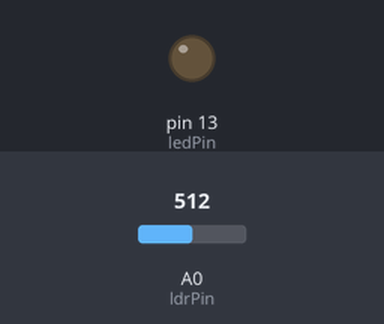
Bench run of a sketch on a simulated Arduino Uno, built with avr-gcc and run on an emulated ATmega328P. Shown: output pins drawn as LEDs (lit = HIGH). Inputs (shaded band) come from the test bench; at power-on: A0 (ldrPin) = 512. What the sketch prints to the serial monitor is not drawn.

Above: at 2.8 s.
2.9 s: A0 (ldrPin) set to 211
5.6 s: A0 (ldrPin) set to 186
At 7.4 s:
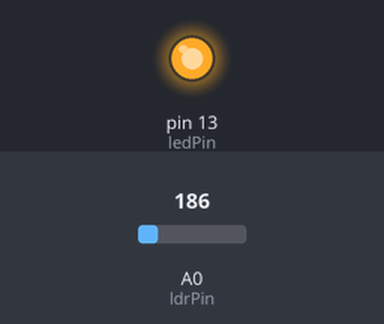
8.3 s: A0 (ldrPin) set to 210
At 9.3 s:
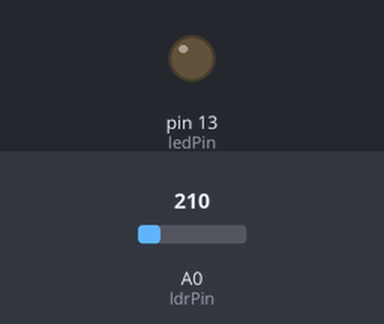
Timing chart, 0 to 11.3 s (numbered marks = the images above; inputs shaded):
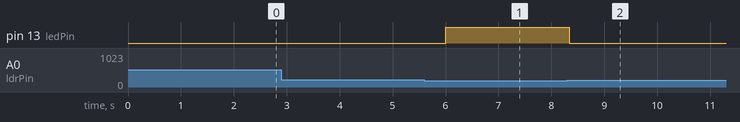

The sketch:

Light_Almirah.ino
```cpp
const int ledPin = 13;

const int ldrPin = A0;

void setup() {

Serial.begin(9600);

pinMode(ledPin, OUTPUT);

pinMode(ldrPin, INPUT);

}

void loop() {

int ldrStatus = analogRead(ldrPin);

if (ldrStatus <= 200) {

digitalWrite(ledPin, HIGH);

Serial.print("Its DARK, Turn on the LED : ");

Serial.println(ldrStatus);

} else {

Serial.print("Its BRIGHT, Turn off the LED : ");

digitalWrite(ledPin, LOW);

delay(2000);

Serial.println(ldrStatus);

}

}
```

Measured:
- the behaviour switches between 201 and 200 on A0 (ldrPin) (found by bisection; images 0 and 1)
- after the input at 2.9 s, every drawn part: stays the same
- after the input at 5.6 s, pin 13 (ledPin): LOW → HIGH after 0.40 s
- after the input at 8.3 s, pin 13 (ledPin): HIGH → LOW at once
